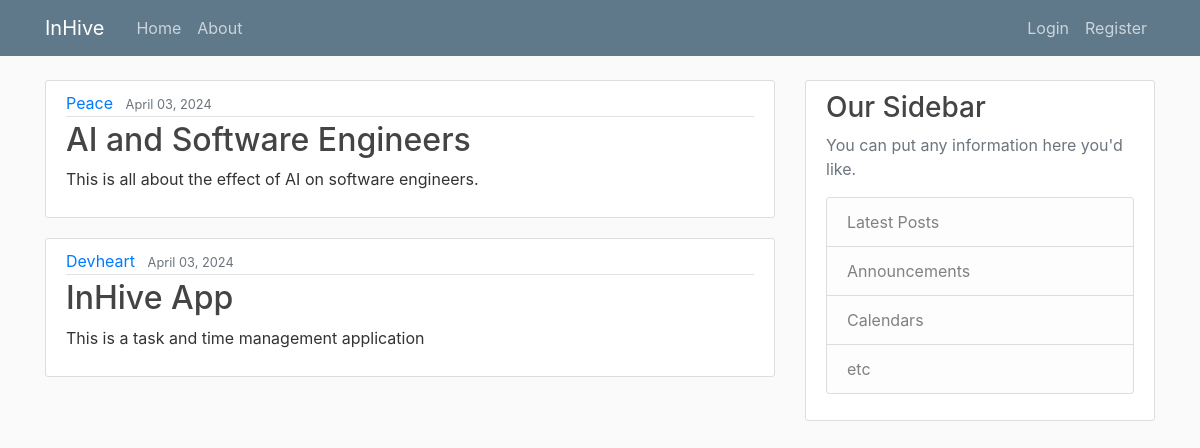
/users/, run on the app's committed database.
### users/models.py (models this page shows, shortened)
class Post(models.Model):
    title = models.CharField(max_length=100)
    content = models.TextField()
    date_posted = models.DateTimeField(default=timezone.now)
    author = models.ForeignKey(User, on_delete=models.CASCADE)

### users/views.py (the view)
# urls.py: 2. Add a URL to urlpatterns:  path('', views.home, name='home')
def home(request):
    context = {
        'posts': Post.objects.all()
    }
    return render(request, 'users/home.html', context)

### users/templates/users/home.html
{% extends "users/base.html" %}
{% block content%}
    {% for post in posts %}
        <article class="media content-section">
            <div class="media-body">
            <div class="article-metadata">
                <a class="mr-2" href="#">{{ post.author }}</a>
                <small class="text-muted">{{ post.date_posted | date:"F d, Y" }}</small>
            </div>
            <h2><a class="article-title" href="#">{{ post.title }}</a></h2>
            <p class="article-content">{{ post.content }}</p>
            </div>
        </article>
    {% endfor %}
{% endblock content %}

### users/templates/users/base.html (shortened to what this page needs)
{% load static %}
<!DOCTYPE html>
<html>
<head>
     <link rel="stylesheet" href="https://cdn.jsdelivr.net/npm/bootstrap@4.1.3/dist/css/bootstrap.min.css">
     <link rel="stylesheet" type="text/css" href="{% static 'users/main.css' %}">
</head>
<body>
    <header class="site-header">
        <nav class="navbar navbar-expand-md navbar-dark bg-steel fixed-top">
          <div class="container">
            <a class="navbar-brand mr-4" href="{% url 'users_home' %}">InHive</a>
            <div class="collapse navbar-collapse" id="navbarToggle">
              <div class="navbar-nav mr-auto">
                <a class="nav-item nav-link" href="{% url 'users_home' %}">Home</a>
                <a class="nav-item nav-link" href="{% url 'users_about' %}">About</a>
              </div>
              <div class="navbar-nav">
                <a class="nav-item nav-link" href="#">Login</a>
                <a class="nav-item nav-link" href="#">Register</a>
              </div>
            </div>
          </div>
        </nav>
      </header>
    <main role="main" class="container">
        <div class="row">
        <div class="col-md-8">
            {% block content %}{% endblock %}
        </div>
        <div class="col-md-4">
            <div class="content-section">
            <h3>Our Sidebar</h3>
            <p class='text-muted'>You can put any information here you'd like.
                <ul class="list-group">
                <li class="list-group-item list-group-item-light">Latest Posts</li>
                <li class="list-group-item list-group-item-light">Announcements</li>
                <li class="list-group-item list-group-item-light">Calendars</li>
                <li class="list-group-item list-group-item-light">etc</li>
                </ul>
            </p>
            </div>
        </div>
        </div>
    </main>
</body>
</html>

### users/static/users/main.css (style rules this page uses)
body { background: #fafafa; color: #333333; margin-top: 5rem; }
h1, h2, h3, h4, h5, h6 { color: #444444; }
ul { margin: 0; }
.bg-steel { background-color: #5f788a; }
.site-header .navbar-nav .nav-link { color: #cbd5db; }
.content-section { background: #ffffff; padding: 10px 20px; border: 1px solid #dddddd; border-radius: 3px; margin-bottom: 20px; }
.article-title { color: #444444; }
.article-content { white-space: pre-line; }
.article-metadata { padding-bottom: 1px; margin-bottom: 4px; border-bottom: 1px solid #e3e3e3 }

### data on the page
Post: author "Peace", date_posted "April 03, 2024", title "AI and Software Engineers", content "This is all about the effect of AI on software engineers."
Post: author "Devheart", date_posted "April 03, 2024", title "InHive App", content "This is a task and time management application"
